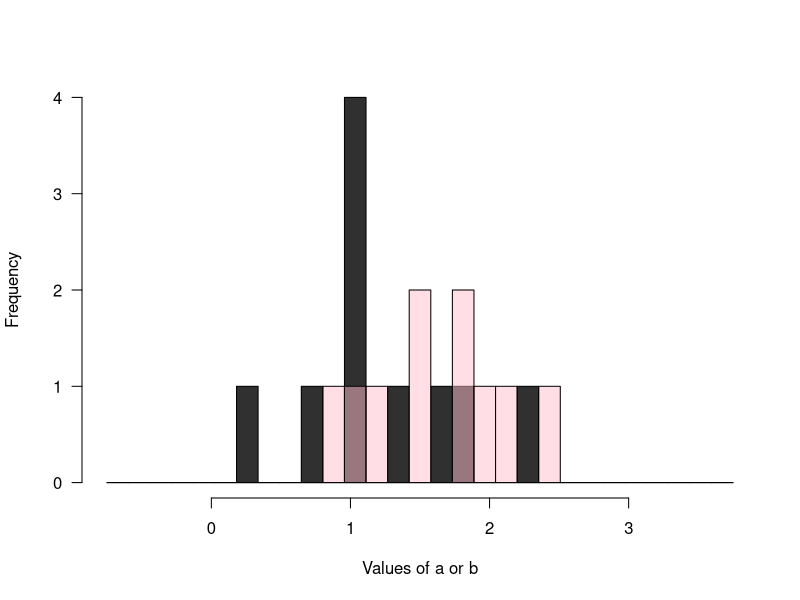
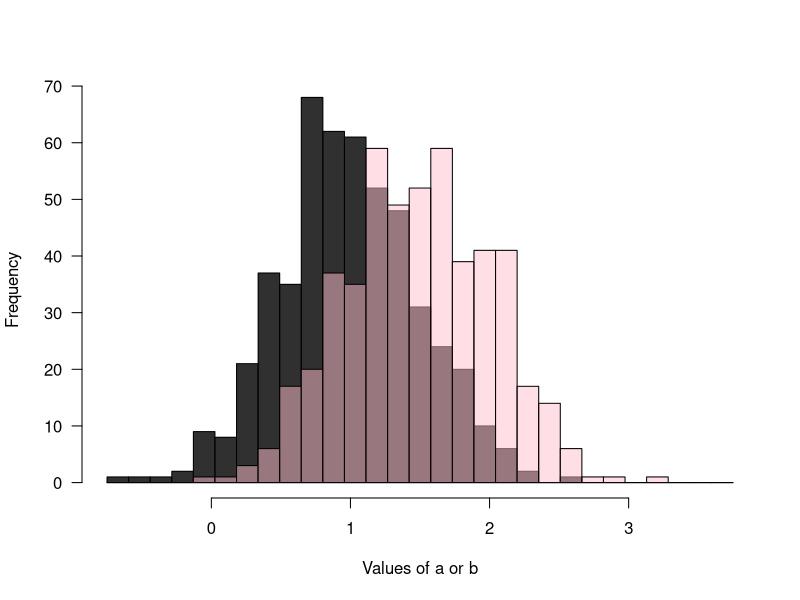

Source code (R) for these figures, in order:
## ---- chunk 1
a <- 3
b <- 2

a + b
a - b
a * b
a / b
## ---- chunk 2
vec <- c(0)
for(i in 1:100){
  vec[i+1] <- vec[i]+i
}
vec
#there are many different ways to do the same thing
cumsum(1:100)
## ---- chunk 3
name = 'Tad'

if(name == 'tad'){
  print('Hello, tad')
}else{
  print('Who are you?')
}

## ---- chunk 4
name=='tad'

1 == 2
1 != 2

1 < 2
1 > 2
## ---- chunk 5
a <- rnorm(10, 1, 0.5)
b <- rnorm(10, 1.5, 0.5)

h <- hist(a, las=1, col=grey(0.1,0.9), 
  breaks=seq(-0.75, 3.75, length.out=30), 
  main='', xlab='Values of a or b')
hist(b, add=TRUE, breaks=h$breaks, 
  col=adjustcolor('pink', 0.5))

t.test(a,b)
## ---- chunk 6
a2 <- rnorm(500, 1, 0.5)
b2 <- rnorm(500, 1.5, 0.5)

h <- hist(a2, las=1, col=grey(0.1,0.9),
  breaks=seq(-0.75, 3.75, length.out=30), 
  main='', xlab='Values of a or b')

hist(b2, add=TRUE, breaks=h$breaks, 
  col=adjustcolor('pink', 0.5))

t.test(a2,b2)
